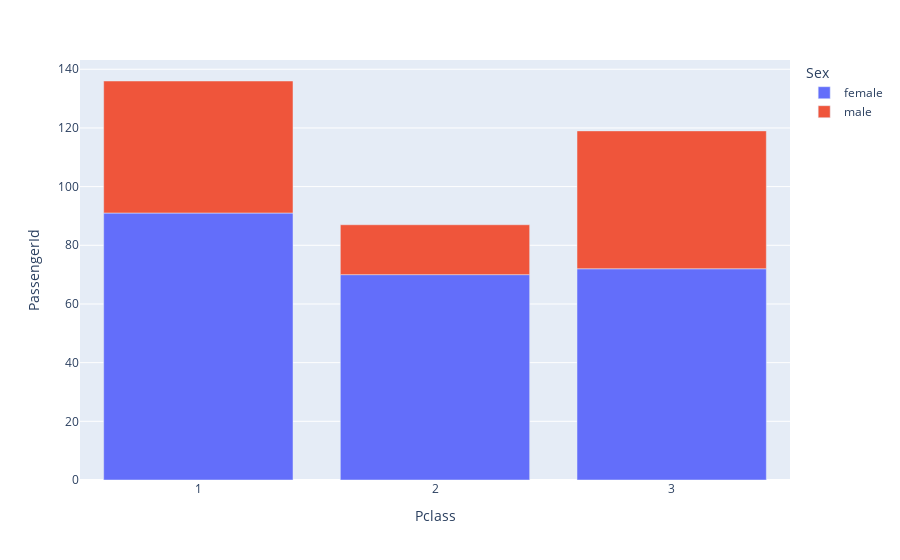

Notebook cell for this chart:
### Code cell
p4 = px.bar(ct[ct.Survived == 1], x = 'Pclass', y = 'PassengerId', color = 'Sex')
p4.show()

### Figure 1 — Plotly figure (JSON) as saved in the notebook; plotly's stock layout.template omitted (floating-point values rounded to 4 significant figures)
{"data": [{"alignmentgroup": "True", "hovertemplate": "Sex=female<br>Pclass=%{x}<br>PassengerId=%{y}<extra></extra>", "legendgroup": "female", "marker": {"color": "#636efa"}, "name": "female", "offsetgroup": "female", "orientation": "v", "showlegend": true, "textposition": "auto", "type": "bar", "x": ["1", "2", "3"], "xaxis": "x", "y": [91, 70, 72], "yaxis": "y"}, {"alignmentgroup": "True", "hovertemplate": "Sex=male<br>Pclass=%{x}<br>PassengerId=%{y}<extra></extra>", "legendgroup": "male", "marker": {"color": "#EF553B"}, "name": "male", "offsetgroup": "male", "orientation": "v", "showlegend": true, "textposition": "auto", "type": "bar", "x": ["1", "2", "3"], "xaxis": "x", "y": [45, 17, 47], "yaxis": "y"}], "layout": {"barmode": "relative", "legend": {"title": {"text": "Sex"}, "tracegroupgap": 0}, "margin": {"t": 60}, "xaxis": {"anchor": "y", "domain": [0, 1], "title": {"text": "Pclass"}}, "yaxis": {"anchor": "x", "domain": [0, 1], "title": {"text": "PassengerId"}}}}
